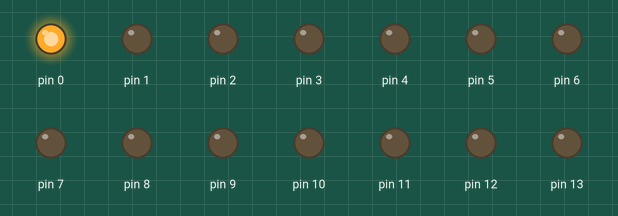
Recording of a sketch running on a simulated Arduino Uno, built with avr-gcc and run on an emulated ATmega328P. Parts: output pins drawn as LEDs (lit = HIGH).

Above: at 0.02 s.
At 0.52 s:
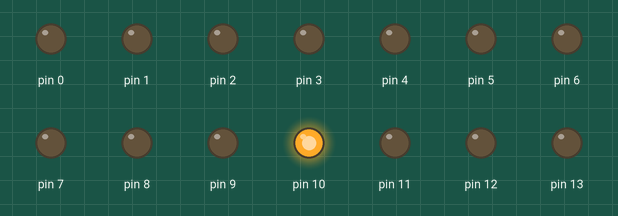
At 1.02 s:
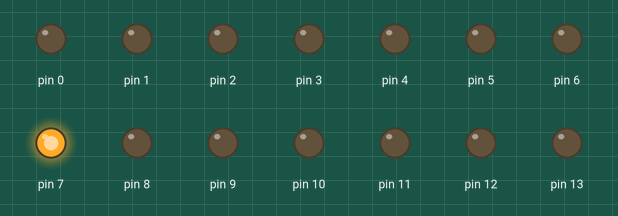
At 1.52 s:
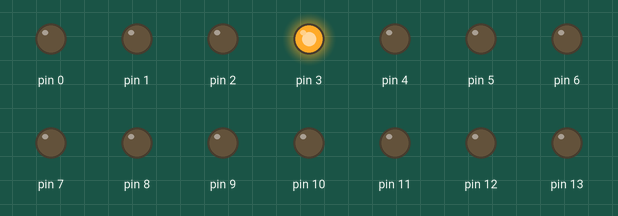
At 2.05 s:
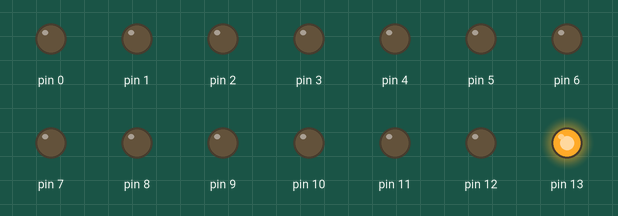
At 3.02 s:
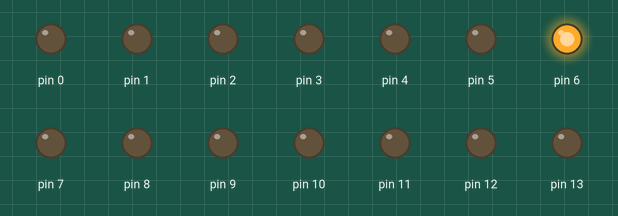
Timing chart, 0 to 3.3 s (numbered marks = the images above):
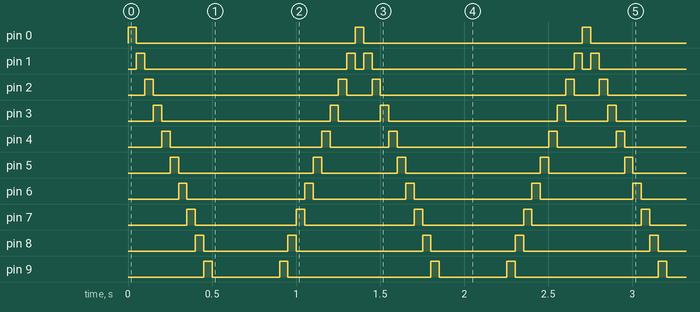

The sketch:

Flowing_LED.ino
```cpp
int ledCount = 14;
int inxedLed[] = {0,1,2,3,4,5,6,7,8,9,10,11,12,13};

void setup() {
    for (int i = 0; i < ledCount; i++) {
        pinMode(i, OUTPUT);
    }
}

void loop() {
    for (int i = 0; i < ledCount; i++) {
        flowingLed(i);
    }
    for (int i = ledCount - 1; i > 0; i--) {
        flowingLed(i);
    }
}

void flowingLed(int change) {
    for(int i = 0; i < ledCount; i++) {
        if (change == i) {
            digitalWrite(i, HIGH);
        } else {
            digitalWrite(i, LOW);
        }
    }
    // if (change % 3 == 0) {
    //     digitalWrite(LED_BUILTIN, HIGH);
    // } else {
    //     digitalWrite(LED_BUILTIN, LOW);
    // }
    delay(50);
}
```

Measured:
- by itself, pin 0: alternates HIGH for 0.05 s and LOW for 1.3 s
- by itself, pin 1: repeats every 1.4 s: LOW 1.2 s, HIGH 0.05 s, LOW 0.05 s, HIGH 0.05 s
- by itself, pin 2: repeats every 1.4 s: LOW 1.1 s, HIGH 0.05 s, LOW 0.15 s, HIGH 0.05 s
- by itself, pin 3: repeats every 1.4 s: LOW 1.0 s, HIGH 0.05 s, LOW 0.25 s, HIGH 0.05 s
- by itself, pin 4: repeats every 1.4 s: LOW 0.90 s, HIGH 0.05 s, LOW 0.35 s, HIGH 0.05 s
- by itself, pin 5: repeats every 1.4 s: LOW 0.80 s, HIGH 0.05 s, LOW 0.45 s, HIGH 0.05 s
- by itself, pin 6: repeats every 1.4 s: LOW 0.70 s, HIGH 0.05 s, LOW 0.55 s, HIGH 0.05 s
- by itself, pin 7: alternates HIGH for 0.05 s and LOW for 0.63 s
